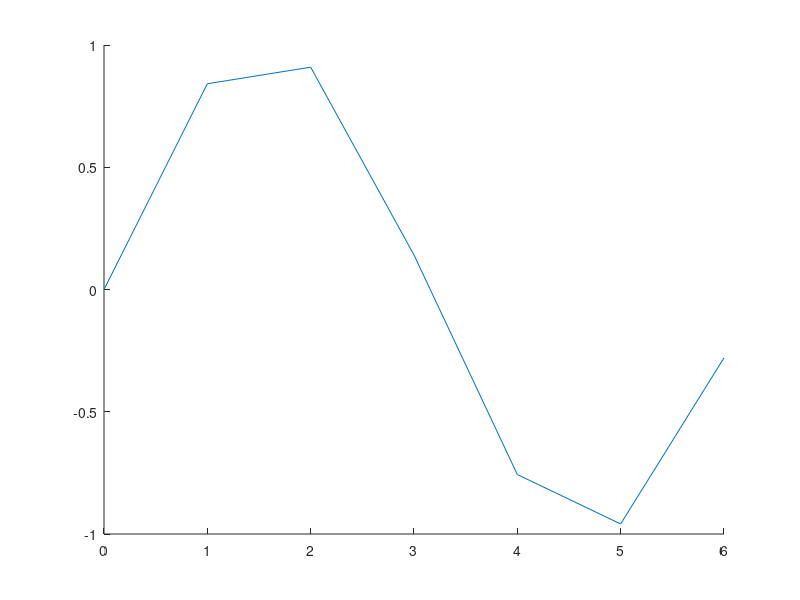

This figure's MATLAB source:
x=0:2*pi;
y=sin(x);
figure1=figure
axes1=axes('parent' ,figure1)
hold(axes1,'all');
plot(x,y)
saveas(figure1,'E:\sin2.jpg')
